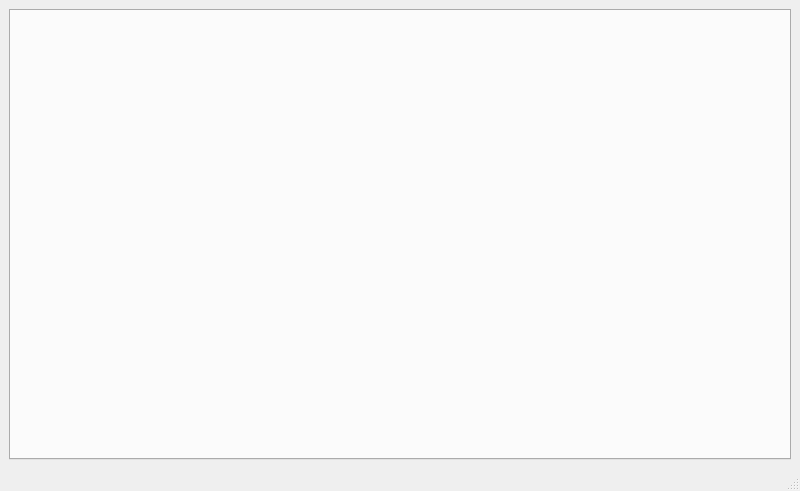
<?xml version="1.0" encoding="UTF-8"?>
<ui version="4.0">
 <class>MainWindow</class>
 <widget class="QMainWindow" name="MainWindow">
  <property name="geometry">
   <rect>
    <x>0</x>
    <y>0</y>
    <width>800</width>
    <height>491</height>
   </rect>
  </property>
  <property name="windowTitle">
   <string>Main Window</string>
  </property>
  <widget class="QWidget" name="centralwidget">
   <layout class="QVBoxLayout" name="verticalLayout">
    <item>
     <widget class="QTabWidget" name="MainTab">
      <property name="tabPosition">
       <enum>QTabWidget::West</enum>
      </property>
     </widget>
    </item>
   </layout>
  </widget>
  <widget class="QStatusBar" name="statusbar"/>
 </widget>
 <resources/>
 <connections/>
</ui>
